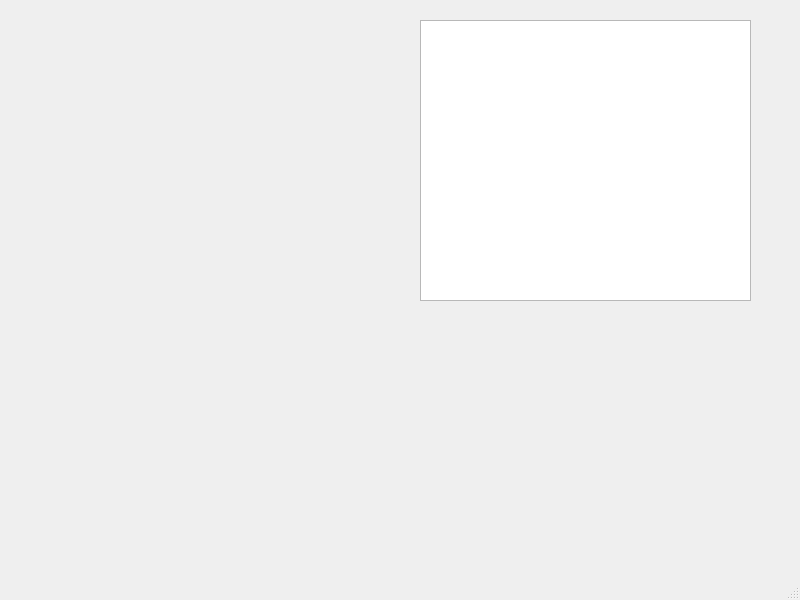
<?xml version="1.0" encoding="UTF-8"?>
<ui version="4.0">
 <class>MainWindow</class>
 <widget class="QMainWindow" name="MainWindow">
  <property name="geometry">
   <rect>
    <x>0</x>
    <y>0</y>
    <width>800</width>
    <height>600</height>
   </rect>
  </property>
  <property name="windowTitle">
   <string>MainWindow</string>
  </property>
  <widget class="QWidget" name="centralwidget">
   <widget class="QTableWidget" name="tableWidget">
    <property name="geometry">
     <rect>
      <x>420</x>
      <y>20</y>
      <width>331</width>
      <height>281</height>
     </rect>
    </property>
   </widget>
  </widget>
  <widget class="QMenuBar" name="menubar">
   <property name="geometry">
    <rect>
     <x>0</x>
     <y>0</y>
     <width>800</width>
     <height>23</height>
    </rect>
   </property>
  </widget>
  <widget class="QStatusBar" name="statusbar"/>
 </widget>
 <resources/>
 <connections/>
</ui>
